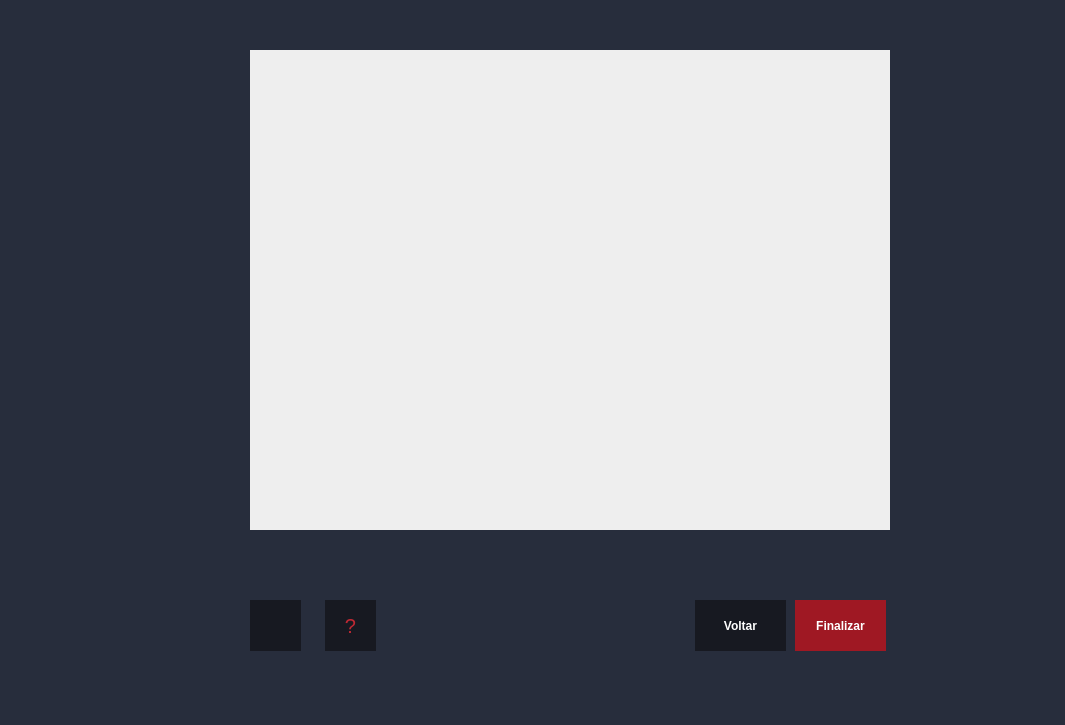
<?xml version="1.0" encoding="UTF-8"?>
<ui version="4.0">
 <class>MainWindow</class>
 <widget class="QMainWindow" name="MainWindow">
  <property name="geometry">
   <rect>
    <x>0</x>
    <y>0</y>
    <width>1065</width>
    <height>725</height>
   </rect>
  </property>
  <property name="minimumSize">
   <size>
    <width>1065</width>
    <height>725</height>
   </size>
  </property>
  <property name="maximumSize">
   <size>
    <width>1065</width>
    <height>725</height>
   </size>
  </property>
  <property name="windowTitle">
   <string>Perspectiva</string>
  </property>
  <property name="autoFillBackground">
   <bool>false</bool>
  </property>
  <property name="styleSheet">
   <string notr="true">background-color: rgb(39, 45, 60);
color: rgb(255, 255, 255);</string>
  </property>
  <widget class="QWidget" name="centralwidget">
   <widget class="QLabel" name="QT_Imagem">
    <property name="geometry">
     <rect>
      <x>250</x>
      <y>50</y>
      <width>640</width>
      <height>480</height>
     </rect>
    </property>
    <property name="styleSheet">
     <string notr="true">background-color: rgb(238, 238, 238);</string>
    </property>
    <property name="text">
     <string/>
    </property>
   </widget>
   <widget class="QPushButton" name="QT_btFinalizar">
    <property name="geometry">
     <rect>
      <x>795</x>
      <y>600</y>
      <width>91</width>
      <height>51</height>
     </rect>
    </property>
    <property name="minimumSize">
     <size>
      <width>68</width>
      <height>34</height>
     </size>
    </property>
    <property name="maximumSize">
     <size>
      <width>100</width>
      <height>16777215</height>
     </size>
    </property>
    <property name="font">
     <font>
      <weight>75</weight>
      <bold>true</bold>
     </font>
    </property>
    <property name="styleSheet">
     <string notr="true">border-radius:0px;
background-color: #9F1823;
color: rgb(255, 255, 255);
</string>
    </property>
    <property name="text">
     <string>Finalizar</string>
    </property>
   </widget>
   <widget class="QPushButton" name="QT_btReferencia">
    <property name="geometry">
     <rect>
      <x>250</x>
      <y>600</y>
      <width>51</width>
      <height>51</height>
     </rect>
    </property>
    <property name="minimumSize">
     <size>
      <width>34</width>
      <height>34</height>
     </size>
    </property>
    <property name="maximumSize">
     <size>
      <width>91</width>
      <height>91</height>
     </size>
    </property>
    <property name="styleSheet">
     <string notr="true">border-radius:0px;
background-color: rgb(23, 25, 33);
color: rgb(255, 255, 255);
</string>
    </property>
    <property name="text">
     <string/>
    </property>
    <property name="icon">
     <iconset>
      <normaloff>../icon/26719-7-restart-hd.png</normaloff>../icon/26719-7-restart-hd.png</iconset>
    </property>
   </widget>
   <widget class="QPushButton" name="btnHelp">
    <property name="geometry">
     <rect>
      <x>325</x>
      <y>600</y>
      <width>51</width>
      <height>51</height>
     </rect>
    </property>
    <property name="minimumSize">
     <size>
      <width>34</width>
      <height>34</height>
     </size>
    </property>
    <property name="maximumSize">
     <size>
      <width>51</width>
      <height>16777215</height>
     </size>
    </property>
    <property name="styleSheet">
     <string notr="true">border-radius:0px;
background-color: rgb(23, 25, 33);
color: #BF2833;;
font-size: 20px;
</string>
    </property>
    <property name="text">
     <string>?</string>
    </property>
   </widget>
   <widget class="QPushButton" name="QT_btVoltar">
    <property name="geometry">
     <rect>
      <x>695</x>
      <y>600</y>
      <width>91</width>
      <height>51</height>
     </rect>
    </property>
    <property name="minimumSize">
     <size>
      <width>68</width>
      <height>34</height>
     </size>
    </property>
    <property name="maximumSize">
     <size>
      <width>100</width>
      <height>16777215</height>
     </size>
    </property>
    <property name="font">
     <font>
      <weight>75</weight>
      <bold>true</bold>
     </font>
    </property>
    <property name="styleSheet">
     <string notr="true">border-radius:0px;
background-color: rgb(23, 25, 33);
color: rgb(255, 255, 255);
</string>
    </property>
    <property name="text">
     <string>Voltar</string>
    </property>
   </widget>
   <widget class="QLabel" name="label_4">
    <property name="geometry">
     <rect>
      <x>10</x>
      <y>150</y>
      <width>61</width>
      <height>411</height>
     </rect>
    </property>
    <property name="styleSheet">
     <string notr="true"/>
    </property>
    <property name="text">
     <string/>
    </property>
    <property name="pixmap">
     <pixmap>../icon/Status 3.png</pixmap>
    </property>
    <property name="scaledContents">
     <bool>true</bool>
    </property>
    <property name="margin">
     <number>10</number>
    </property>
   </widget>
  </widget>
 </widget>
 <resources/>
 <connections/>
</ui>
